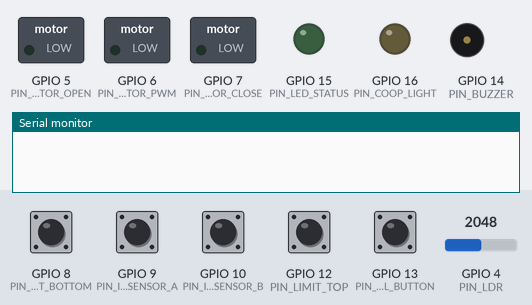
Simulated run of this sketch. Board: ESP32-S2. Shown: switched loads named in the sketch (green lamp = pin HIGH), output pins drawn as LEDs (lit = HIGH), buzzer (waves = sounding), the last lines printed to the serial monitor. The inputs (shaded band) are chosen by the test bench; at power-on: GPIO 8 (PIN_LIMIT_BOTTOM), GPIO 9 (PIN_IR_SENSOR_A), GPIO 10 (PIN_IR_SENSOR_B), GPIO 12 (PIN_LIMIT_TOP), GPIO 13 (PIN_MANUAL_BUTTON) HIGH, GPIO 4 (PIN_LDR) = 2048 (analog values on the 0–4095 scale).

Above: at 0.0 s.
At 4.2 s:
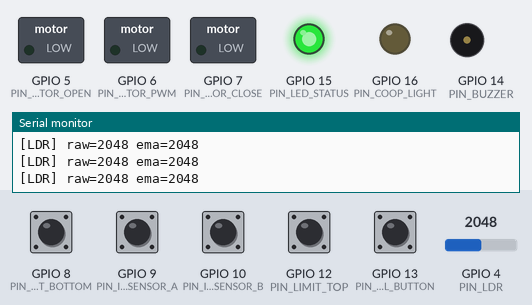
4.3 s: GPIO 4 (PIN_LDR) set to 104
7.3 s: GPIO 4 (PIN_LDR) set to 91
Timing chart, 0 to 10.3 s (numbered marks = the images above; inputs shaded):
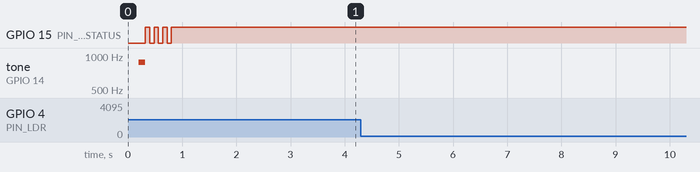

The sketch:

sketch.ino
```cpp
// ChickenFlow — Wokwi simulation sketch
// ---------------------------------------------------------------------------
// Standalone version of the ESP32-S2 Mini firmware for wokwi.com. Exercises
// every GPIO in chickenflow-esp32-s2/src/config.h without the network stack
// (WiFiManager / MQTT / HTTP), since those can't reach anything in the sim.
//
// Pair with diagram.json in this folder.
// ---------------------------------------------------------------------------

#include <Arduino.h>
#include <Wire.h>

// ── Pin map (mirrors src/config.h) ──────────────────────────────────────────
#define PIN_MOTOR_OPEN    5
#define PIN_MOTOR_CLOSE   7
#define PIN_MOTOR_PWM     6

#define PIN_LIMIT_TOP    12
#define PIN_LIMIT_BOTTOM  8

#define PIN_IR_SENSOR_A   9   // yard side
#define PIN_IR_SENSOR_B  10   // coop side

#define PIN_LDR           4

#define PIN_I2C_SDA      33
#define PIN_I2C_SCL      35
#define I2C_ADDR_DS3231  0x68
#define I2C_ADDR_INA219  0x40
#define I2C_ADDR_BME280  0x76

#define PIN_BUZZER       14
#define PIN_LED_STATUS   15
#define PIN_COOP_LIGHT   16
#define PIN_MANUAL_BUTTON 13

// ── LEDC channels ──────────────────────────────────────────────────────────
#define LEDC_BUZZER_CHANNEL    0
#define LEDC_BUZZER_RESOLUTION 8
#define LEDC_BUZZER_FREQ_INIT  2000

#define LEDC_MOTOR_CHANNEL     1
#define LEDC_MOTOR_RESOLUTION  8
#define LEDC_MOTOR_FREQ        20000

#define MOTOR_DUTY_MAX         255
#define MOTOR_RAMP_UP_MS       1000
#define MOTOR_RAMP_DOWN_MS     500

// ── Timings ────────────────────────────────────────────────────────────────
#define LDR_SAMPLE_MS          500
#define IR_DEBOUNCE_MS         150
#define IR_TUNNEL_TIMEOUT_MS   2000
#define BUTTON_DEBOUNCE_MS     50
#define BUTTON_PRESS_OVERRIDE_MS 5000
#define BUTTON_PRESS_SERVICE_MS  10000
#define DOOR_TRAVEL_MS_DEFAULT   15000

// ── State ──────────────────────────────────────────────────────────────────
enum DoorState { DOOR_OPEN, DOOR_CLOSED, DOOR_OPENING, DOOR_CLOSING, DOOR_ERROR };
DoorState doorState = DOOR_CLOSED;

int  chickensInside    = 0;
bool serviceMode       = false;

enum TunnelPhase { TUNNEL_IDLE, TUNNEL_A_FIRST, TUNNEL_B_FIRST };
TunnelPhase tunnelPhase = TUNNEL_IDLE;
unsigned long tunnelPhaseMs = 0;
bool irAPrev = HIGH, irBPrev = HIGH;

int32_t ldrSmoothedX100 = -1;
unsigned long ldrLastSampleMs = 0;

bool buttonStablePressed = false;
bool buttonRawLast = HIGH;
unsigned long buttonLastChangeMs = 0;
unsigned long buttonPressStartMs = 0;

unsigned long motorStartMs = 0;
bool motorIsOpening = false;

// ── Helpers ────────────────────────────────────────────────────────────────
const char* doorStr(DoorState s) {
  switch (s) {
    case DOOR_OPEN:    return "OPEN";
    case DOOR_CLOSED:  return "CLOSED";
    case DOOR_OPENING: return "OPENING";
    case DOOR_CLOSING: return "CLOSING";
    case DOOR_ERROR:   return "ERROR";
  }
  return "?";
}

void buzzerTone(uint16_t freq, uint16_t ms) {
  ledcWriteTone(LEDC_BUZZER_CHANNEL, freq);
  ledcWrite(LEDC_BUZZER_CHANNEL, 128);
  delay(ms);
  ledcWrite(LEDC_BUZZER_CHANNEL, 0);
}

void motorStop() {
  ledcWrite(LEDC_MOTOR_CHANNEL, 0);
  digitalWrite(PIN_MOTOR_OPEN, LOW);
  digitalWrite(PIN_MOTOR_CLOSE, LOW);
}

void motorDrive(bool opening) {
  digitalWrite(PIN_MOTOR_OPEN,  opening ? HIGH : LOW);
  digitalWrite(PIN_MOTOR_CLOSE, opening ? LOW  : HIGH);
  // Soft-start ramp
  for (int duty = 0; duty <= MOTOR_DUTY_MAX; duty += 8) {
    ledcWrite(LEDC_MOTOR_CHANNEL, duty);
    delay(MOTOR_RAMP_UP_MS * 8 / MOTOR_DUTY_MAX);
  }
}

void startDoor(bool opening) {
  if (doorState == DOOR_OPENING || doorState == DOOR_CLOSING) return;
  motorIsOpening = opening;
  motorStartMs   = millis();
  doorState      = opening ? DOOR_OPENING : DOOR_CLOSING;
  Serial.printf("[DOOR] %s starting\n", doorStr(doorState));
  motorDrive(opening);
}

// ── Setup ──────────────────────────────────────────────────────────────────
void setup() {
  Serial.begin(115200);
  delay(200);
  Serial.println("\nChickenFlow ESP32-S2 — Wokwi sim boot");

  pinMode(PIN_MOTOR_OPEN,  OUTPUT);
  pinMode(PIN_MOTOR_CLOSE, OUTPUT);
  pinMode(PIN_LED_STATUS,  OUTPUT);
  pinMode(PIN_COOP_LIGHT,  OUTPUT);

  pinMode(PIN_LIMIT_TOP,    INPUT_PULLUP);
  pinMode(PIN_LIMIT_BOTTOM, INPUT_PULLUP);
  pinMode(PIN_IR_SENSOR_A,  INPUT_PULLUP);
  pinMode(PIN_IR_SENSOR_B,  INPUT_PULLUP);
  pinMode(PIN_MANUAL_BUTTON,INPUT_PULLUP);

  ledcSetup(LEDC_BUZZER_CHANNEL, LEDC_BUZZER_FREQ_INIT, LEDC_BUZZER_RESOLUTION);
  ledcAttachPin(PIN_BUZZER, LEDC_BUZZER_CHANNEL);

  ledcSetup(LEDC_MOTOR_CHANNEL, LEDC_MOTOR_FREQ, LEDC_MOTOR_RESOLUTION);
  ledcAttachPin(PIN_MOTOR_PWM, LEDC_MOTOR_CHANNEL);

  analogReadResolution(12);

  Wire.begin(PIN_I2C_SDA, PIN_I2C_SCL);
  for (uint8_t addr : { I2C_ADDR_DS3231, I2C_ADDR_INA219, I2C_ADDR_BME280 }) {
    Wire.beginTransmission(addr);
    uint8_t err = Wire.endTransmission();
    Serial.printf("[I2C] 0x%02X %s\n", addr, err == 0 ? "ACK" : "no reply");
  }

  // Boot chirp + 3 LED blinks = ready
  buzzerTone(880, 120);
  for (int i = 0; i < 3; i++) {
    digitalWrite(PIN_LED_STATUS, HIGH); delay(80);
    digitalWrite(PIN_LED_STATUS, LOW);  delay(80);
  }
  digitalWrite(PIN_LED_STATUS, HIGH);

  // Detect initial door state from limit switches
  if (digitalRead(PIN_LIMIT_TOP)    == LOW) doorState = DOOR_OPEN;
  if (digitalRead(PIN_LIMIT_BOTTOM) == LOW) doorState = DOOR_CLOSED;
  Serial.printf("[BOOT] doorState = %s\n", doorStr(doorState));
}

// ── Sensor loops ───────────────────────────────────────────────────────────
void pollLdr() {
  unsigned long now = millis();
  if (now - ldrLastSampleMs < LDR_SAMPLE_MS) return;
  ldrLastSampleMs = now;
  int raw = analogRead(PIN_LDR);
  if (ldrSmoothedX100 < 0) ldrSmoothedX100 = raw * 100;
  else                     ldrSmoothedX100 += (raw * 100 - ldrSmoothedX100) / 10;  // α=0.10
  Serial.printf("[LDR] raw=%4d ema=%4ld\n", raw, ldrSmoothedX100 / 100);
}

void pollIrTunnel() {
  bool a = digitalRead(PIN_IR_SENSOR_A);
  bool b = digitalRead(PIN_IR_SENSOR_B);
  unsigned long now = millis();

  // Timeout a half-completed transit
  if (tunnelPhase != TUNNEL_IDLE && now - tunnelPhaseMs > IR_TUNNEL_TIMEOUT_MS) {
    tunnelPhase = TUNNEL_IDLE;
  }

  if (a == LOW && irAPrev == HIGH) {
    if (tunnelPhase == TUNNEL_B_FIRST) {
      chickensInside = max(0, chickensInside - 1);   // B→A = OUT
      Serial.printf("[TUNNEL] OUT  inside=%d\n", chickensInside);
      tunnelPhase = TUNNEL_IDLE;
    } else {
      tunnelPhase   = TUNNEL_A_FIRST;
      tunnelPhaseMs = now;
    }
  }
  if (b == LOW && irBPrev == HIGH) {
    if (tunnelPhase == TUNNEL_A_FIRST) {
      chickensInside++;                              // A→B = IN
      Serial.printf("[TUNNEL] IN   inside=%d\n", chickensInside);
      tunnelPhase = TUNNEL_IDLE;
    } else {
      tunnelPhase   = TUNNEL_B_FIRST;
      tunnelPhaseMs = now;
    }
  }
  irAPrev = a;
  irBPrev = b;
}

void pollManualButton() {
  bool raw = digitalRead(PIN_MANUAL_BUTTON);
  unsigned long now = millis();
  if (raw != buttonRawLast) {
    buttonRawLast      = raw;
    buttonLastChangeMs = now;
  }
  if (now - buttonLastChangeMs >= BUTTON_DEBOUNCE_MS && raw != (buttonStablePressed ? LOW : HIGH)) {
    buttonStablePressed = (raw == LOW);
    if (buttonStablePressed) {
      buttonPressStartMs = now;
    } else {
      unsigned long held = now - buttonPressStartMs;
      if (held >= BUTTON_PRESS_SERVICE_MS) {
        serviceMode = !serviceMode;
        digitalWrite(PIN_COOP_LIGHT, serviceMode ? HIGH : LOW);
        Serial.printf("[BTN] service mode = %d\n", serviceMode);
        buzzerTone(440, 2000);
      } else if (held >= BUTTON_PRESS_OVERRIDE_MS) {
        Serial.println("[BTN] override: OPEN 15 min");
        buzzerTone(880, 100); delay(80); buzzerTone(880, 100);
        if (doorState == DOOR_CLOSED) startDoor(true);
      }
    }
  }
}

void pollDoorMotion() {
  if (doorState != DOOR_OPENING && doorState != DOOR_CLOSING) return;

  // Limit-switch stop
  if (motorIsOpening && digitalRead(PIN_LIMIT_TOP) == LOW) {
    motorStop();
    doorState = DOOR_OPEN;
    Serial.println("[DOOR] OPEN reached");
  } else if (!motorIsOpening && digitalRead(PIN_LIMIT_BOTTOM) == LOW) {
    motorStop();
    doorState = DOOR_CLOSED;
    Serial.println("[DOOR] CLOSED reached");
  } else if (millis() - motorStartMs > DOOR_TRAVEL_MS_DEFAULT) {
    motorStop();
    doorState = DOOR_ERROR;
    Serial.println("[DOOR] travel timeout — ERROR");
    buzzerTone(220, 1500);
  }
}

// ── Main loop ──────────────────────────────────────────────────────────────
unsigned long lastHeartbeat = 0;

void loop() {
  pollLdr();
  pollIrTunnel();
  pollManualButton();
  pollDoorMotion();

  unsigned long now = millis();
  if (now - lastHeartbeat > 5000) {
    lastHeartbeat = now;
    Serial.printf("[HB] door=%s  inside=%d  svc=%d\n",
                  doorStr(doorState), chickensInside, serviceMode);
  }
}
```
